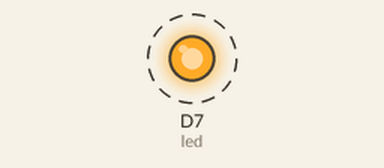
A sketch run on a simulated ESP8266 (NodeMCU). Shown: output pins drawn as LEDs (lit = HIGH). Dashed ring = blinking. What the sketch prints to the serial monitor is not drawn.

Above: at 0.5 s.
Timing chart, 0 to 4.6 s (numbered marks = the images above):
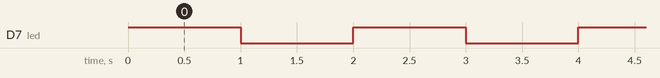

Measured:
- by itself, D7 (led): alternates HIGH for 1.0 s and LOW for 1.0 s

The sketch:

BLINK.ino
```cpp
// (licence header left out)
int led = D7; // LED is connected to D7

// This function runs once when you press reset or power the board
void setup()
{
	Serial.begin(115200);   // Initialize Serial monitor connection and baud rate
	pinMode(led, OUTPUT);   // Initialize D7 pin as output
}

// the loop function runs over and over again forever
void loop()
{
	digitalWrite(led, HIGH);    // Turn ON the LED (HIGH is the voltage level)
	Serial.println("On");       // Print to Serial Monitor "On"
	delay(1000);                // Wait for 1000mS = 1 second
	digitalWrite(led, LOW);     // Turn OFF the LED
	Serial.println("Off");      // Print to Serial Monitor "Off"
	delay(1000);                // Wait for 1 second
}
```
